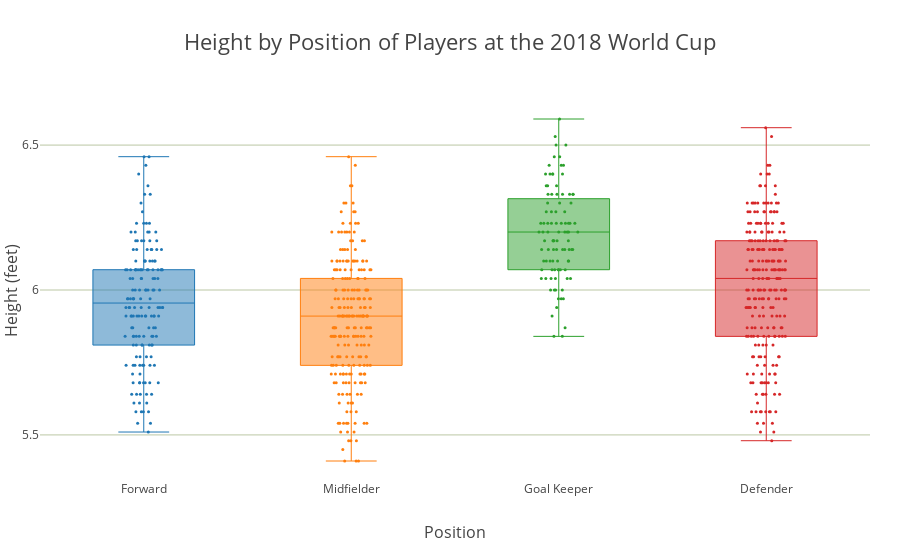

Notebook code cell kept with this figure:
### Markdown cell above
### Plot Height by Position

### Code cell
x_data = ['Forward', 'Midfielder',
          'Goal Keeper', 'Defender']

y0 = df[df['Pos'] == 'forward']['height_ft']
y1 = df[df['Pos'] == 'midfielder']['height_ft']
y2 = df[df['Pos'] == 'goalkeeper']['height_ft']
y3 = df[df['Pos'] == 'defender']['height_ft']

y_data = [y0, y1, y2, y3]

colors = ['#E55381', '#A5402D', '#404E5C', '#60D394']

traces = []

for xd, yd, cls in zip(x_data, y_data, colors):
        traces.append(go.Box(
            y = yd,
            name = xd,
            boxpoints = 'all',
            jitter = 0.4,
            pointpos = 0,
            whiskerwidth = 0.5,
            marker = dict(size=3),
            line = dict(width=1)))

layout = go.Layout(
        title = 'Height by Position of Players at the 2018 World Cup',
        titlefont = dict(size=22),
        xaxis = dict(
            title = 'Position',
            titlefont = dict(size=16)),    
        yaxis = dict(
            title = 'Height (feet)',
            titlefont = dict(size=16),
            autorange = True,
            showgrid = True,
            zeroline = True,
            dtick = 0.5,
            gridcolor = '#BBC7A4',
            gridwidth = 1,
            zerolinecolor = '#BBC7A4',
            zerolinewidth = 3),
        margin = dict(
            l = 40,
            r = 30,
            b = 80,
            t = 100),
        showlegend=False)

fig = go.Figure(data=traces, layout=layout)
iplot(fig, filename = 'Height by Position')

### Figure 1 — Plotly figure (JSON) as saved in the notebook; plotly's stock layout.template omitted (floating-point values rounded to 4 significant figures; data arrays with more than 128 entries replaced by an {"elided": "..."} marker saying what was removed)
{"data": [{"boxpoints": "all", "jitter": 0.4, "line": {"width": 1}, "marker": {"size": 3}, "name": "Forward", "pointpos": 0, "type": "box", "uid": "686ae9d0-8c96-11e8-9bb1-e8de27642303", "whiskerwidth": 0.5, "y": {"elided": "160 float values"}}, {"boxpoints": "all", "jitter": 0.4, "line": {"width": 1}, "marker": {"size": 3}, "name": "Midfielder", "pointpos": 0, "type": "box", "uid": "686ae9d1-8c96-11e8-b3ac-e8de27642303", "whiskerwidth": 0.5, "y": {"elided": "232 float values"}}, {"boxpoints": "all", "jitter": 0.4, "line": {"width": 1}, "marker": {"size": 3}, "name": "Goal Keeper", "pointpos": 0, "type": "box", "uid": "686ae9d2-8c96-11e8-a363-e8de27642303", "whiskerwidth": 0.5, "y": [6.1, 6.2, 6.3, 6.04, 6.33, 6.14, 6.46, 6.33, 6.53, 6.17, 6.33, 6.4, 6, 6.07, 5.91, 5.87, 5.84, 6.07, 6.17, 6.27, 6.59, 6.23, 6.4, 6.23, 6.27, 6.23, 6.33, 6.07, 6.27, 6.43, 6.17, 6.14, 6.4, 6.14, 6.2, 6.33, 6.1, 6.33, 6.5, 6.1, 6.3, 6.36, 6.04, 6.07, 6.04, 6.2, 6.14, 6.33, 6.07, 5.97, 6.17, 6.1, 6.23, 6.23, 5.94, 6.43, 6.14, 6, 6.46, 6.14, 6.04, 6.2, 5.97, 6.36, 6.23, 6.4, 6, 6.04, 6.2, 6.2, 6.23, 6.07, 6.14, 6.1, 5.84, 6.2, 6.07, 6.43, 6.27, 6.36, 6.4, 6.23, 6.2, 6.17, 6.14, 6.23, 6.5, 6, 6.17, 6.1, 6.1, 5.97, 6.3, 6.23, 6.04, 6.14]}, {"boxpoints": "all", "jitter": 0.4, "line": {"width": 1}, "marker": {"size": 3}, "name": "Defender", "pointpos": 0, "type": "box", "uid": "686ae9d3-8c96-11e8-b437-e8de27642303", "whiskerwidth": 0.5, "y": {"elided": "248 float values"}}], "layout": {"margin": {"b": 80, "l": 40, "r": 30, "t": 100}, "showlegend": false, "title": "Height by Position of Players at the 2018 World Cup", "titlefont": {"size": 22}, "xaxis": {"title": "Position", "titlefont": {"size": 16}}, "yaxis": {"autorange": true, "dtick": 0.5, "gridcolor": "#BBC7A4", "gridwidth": 1, "showgrid": true, "title": "Height (feet)", "titlefont": {"size": 16}, "zeroline": true, "zerolinecolor": "#BBC7A4", "zerolinewidth": 3}}}
